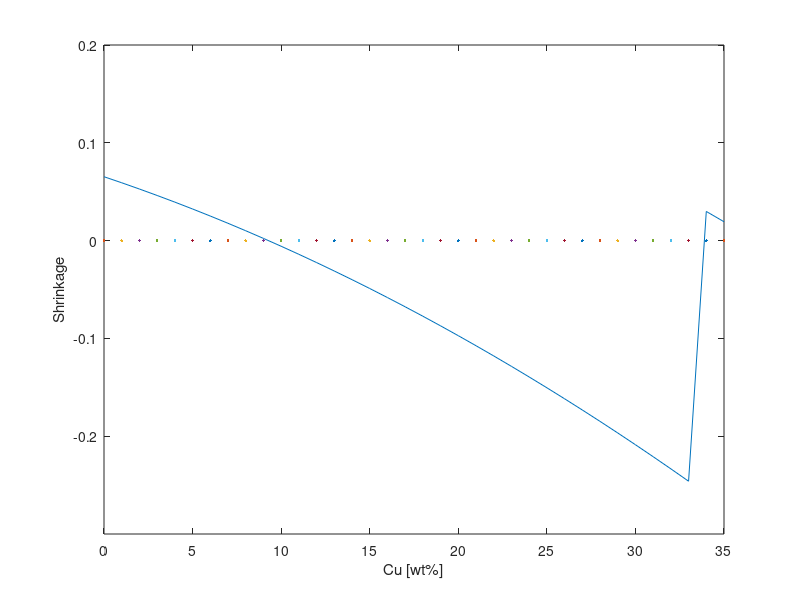

Write MATLAB code to recreate this figure.
%Solidification shrinkage figure 4 in Xu et al., 1991

%Created 2020-3-18
%output name: shrinkage.xlsx

CL=[0.0:0.01:0.35]';
CE=0.332;%eutectic
T=700.0+273.15;%K

RL=2.5838e-3+1.6567e-5*CL*100.0+2.6891e-7*(CL*100).^2-3.16e-7*(T-273.15);%liquid density from D-6 [g/mm^3]
RL=RL*10^6;%[kg/m^3]

RS=zeros(length(CL),1);%density of solid from D-5 [kg/m^3]; only [2:NIY+1,2:NIX+1] valid, outmost layer for plot
for i=1:length(CL)
    if(CL(i)<CE)
        RS(i)=2.8e-3+1.279e-6*CL(i)*100.0-3.89e-7*(T-273.15);
    else
        RS(i)=3.6302e-3-4.2e-7*(T-273.15);
    end
end
RS=RS*10^6;%[kg/m^3]

beta=1.0-RL./RS;

plot(CL*100.0,beta);
hold on
plot(CL*100.0,0.0);
axis([0.0 35.0 -0.3 0.2]);
xlabel('Cu [wt%]');
ylabel('Shrinkage');